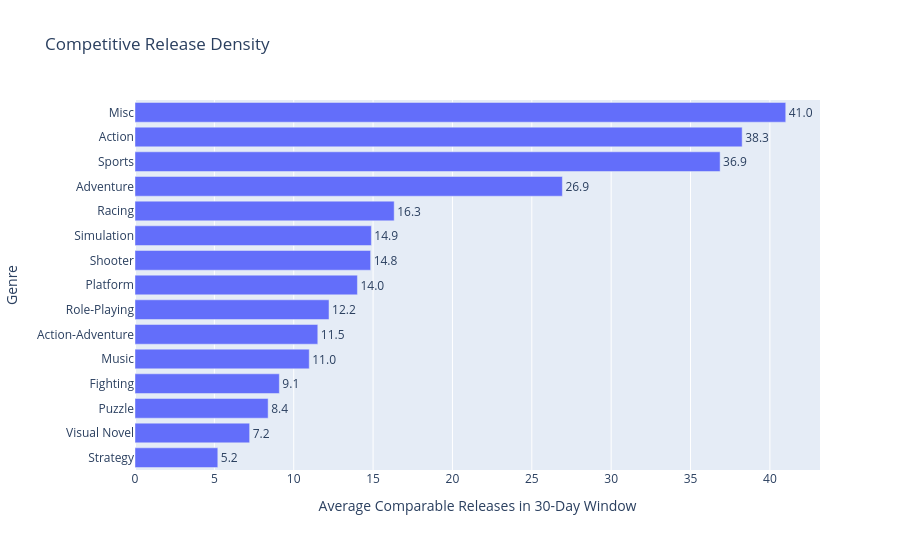

Notebook cell for this chart:
### Code cell
# ------------------------------------------------------------
# Q3C. Competitive release density
# ------------------------------------------------------------

density_col = pick_column(
    competition,
    [
        "comparable_releases_30d",
        "release_count_30d",
        "competition_density",
        "comparable_release_count"
    ]
)

competition["release_density"] = numeric(competition, density_col)

comp_dimension = pick_column(
    competition,
    ["genre", "console", "platform"],
    required=False
)

if comp_dimension:
    density_summary = (
        competition.dropna(subset=["release_density"])
        .groupby(comp_dimension, as_index=False)
        .agg(
            avg_competition=("release_density", "mean"),
            peak_competition=("release_density", "max")
        )
        .sort_values("avg_competition", ascending=False)
        .head(15)
    )

    fig = px.bar(
        density_summary.sort_values("avg_competition"),
        x="avg_competition",
        y=comp_dimension,
        orientation="h",
        text="avg_competition",
        hover_data=["peak_competition"],
        labels={
            "avg_competition": "Average Comparable Releases in 30-Day Window",
            comp_dimension: comp_dimension.replace("_", " ").title()
        },
        title="Competitive Release Density"
    )
    fig.update_traces(texttemplate="%{text:.1f}", textposition="outside")
    fig.update_layout(height=550)
    save_figure(fig, "release_competition_density")
    fig.show()

    display(density_summary)
else:
    print("No suitable competition dimension was found; displaying summary statistics only.")
    display(competition["release_density"].describe())

### Figure 1 — Plotly figure (JSON) as saved in the notebook; plotly's stock layout.template omitted (floating-point values rounded to 4 significant figures)
{"data": [{"customdata": [[55], [24], [84], [84], [90], [70], [108], [116], [160], [108], [138], [315], [432], [360], [444]], "hovertemplate": "Average Comparable Releases in 30-Day Window=%{text}<br>Genre=%{y}<br>peak_competition=%{customdata[0]}<extra></extra>", "legendgroup": "", "marker": {"color": "#636efa", "pattern": {"shape": ""}}, "name": "", "orientation": "h", "showlegend": false, "text": [5.218, 7.223, 8.387, 9.094, 10.98, 11.52, 12.22, 14.01, 14.85, 14.89, 16.33, 26.93, 36.86, 38.25, 41.0], "textposition": "outside", "texttemplate": "%{text:.1f}", "type": "bar", "x": [5.218, 7.223, 8.387, 9.094, 10.98, 11.52, 12.22, 14.01, 14.85, 14.89, 16.33, 26.93, 36.86, 38.25, 41.0], "xaxis": "x", "y": ["Strategy", "Visual Novel", "Puzzle", "Fighting", "Music", "Action-Adventure", "Role-Playing", "Platform", "Shooter", "Simulation", "Racing", "Adventure", "Sports", "Action", "Misc"], "yaxis": "y"}], "layout": {"barmode": "relative", "height": 550, "legend": {"tracegroupgap": 0}, "title": {"text": "Competitive Release Density"}, "xaxis": {"anchor": "y", "domain": [0, 1], "title": {"text": "Average Comparable Releases in 30-Day Window"}}, "yaxis": {"anchor": "x", "domain": [0, 1], "title": {"text": "Genre"}}}}
